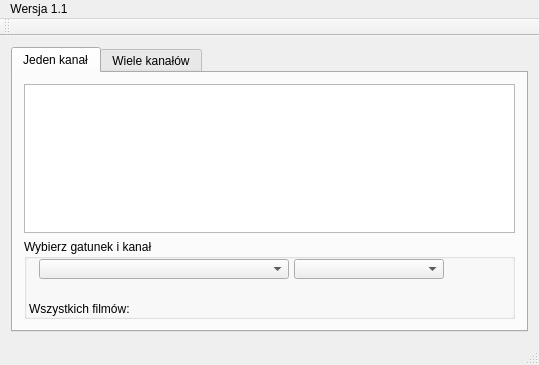
<?xml version="1.0" encoding="UTF-8"?>
<ui version="4.0">
 <class>MainWindow</class>
 <widget class="QMainWindow" name="MainWindow">
  <property name="geometry">
   <rect>
    <x>0</x>
    <y>0</y>
    <width>539</width>
    <height>365</height>
   </rect>
  </property>
  <property name="windowTitle">
   <string>QProgramTV</string>
  </property>
  <property name="windowIcon">
   <iconset>
    <normaloff>../../Desktop/cinema-slate_318-1957.jpg</normaloff>../../Desktop/cinema-slate_318-1957.jpg</iconset>
  </property>
  <widget class="QWidget" name="centralWidget">
   <layout class="QGridLayout" name="gridLayout">
    <item row="1" column="0">
     <widget class="QTabWidget" name="tabWidget">
      <property name="currentIndex">
       <number>0</number>
      </property>
      <widget class="QWidget" name="tab">
       <attribute name="icon">
        <iconset>
         <normaloff>../build-QProgramTV-Desktop_Qt_5_8_0_MSVC2015_32bit-Release/release/img/singleChannel.png</normaloff>../build-QProgramTV-Desktop_Qt_5_8_0_MSVC2015_32bit-Release/release/img/singleChannel.png</iconset>
       </attribute>
       <attribute name="title">
        <string>Jeden kanał</string>
       </attribute>
       <layout class="QGridLayout" name="gridLayout_2">
        <item row="0" column="0">
         <widget class="QTextBrowser" name="textBrowser">
          <property name="sizePolicy">
           <sizepolicy hsizetype="Expanding" vsizetype="Expanding">
            <horstretch>0</horstretch>
            <verstretch>0</verstretch>
           </sizepolicy>
          </property>
          <property name="html">
           <string notr="true">&lt;!DOCTYPE HTML PUBLIC &quot;-//W3C//DTD HTML 4.0//EN&quot; &quot;http://www.w3.org/TR/REC-html40/strict.dtd&quot;&gt;
&lt;html&gt;&lt;head&gt;&lt;meta name=&quot;qrichtext&quot; content=&quot;1&quot; /&gt;&lt;style type=&quot;text/css&quot;&gt;
p, li { white-space: pre-wrap; }
&lt;/style&gt;&lt;/head&gt;&lt;body style=&quot; font-family:'MS Shell Dlg 2'; font-size:8.25pt; font-weight:400; font-style:normal;&quot;&gt;
&lt;p style=&quot;-qt-paragraph-type:empty; margin-top:0px; margin-bottom:0px; margin-left:0px; margin-right:0px; -qt-block-indent:0; text-indent:0px;&quot;&gt;&lt;br /&gt;&lt;/p&gt;&lt;/body&gt;&lt;/html&gt;</string>
          </property>
         </widget>
        </item>
        <item row="1" column="0">
         <widget class="QGroupBox" name="groupBox">
          <property name="minimumSize">
           <size>
            <width>0</width>
            <height>80</height>
           </size>
          </property>
          <property name="title">
           <string>Wybierz gatunek i kanał</string>
          </property>
          <widget class="QComboBox" name="comboBox">
           <property name="geometry">
            <rect>
             <x>15</x>
             <y>20</y>
             <width>250</width>
             <height>20</height>
            </rect>
           </property>
           <property name="sizePolicy">
            <sizepolicy hsizetype="Minimum" vsizetype="Fixed">
             <horstretch>0</horstretch>
             <verstretch>0</verstretch>
            </sizepolicy>
           </property>
           <property name="minimumSize">
            <size>
             <width>250</width>
             <height>0</height>
            </size>
           </property>
           <property name="maximumSize">
            <size>
             <width>250</width>
             <height>16777215</height>
            </size>
           </property>
           <property name="whatsThis">
            <string>&lt;html&gt;&lt;head/&gt;&lt;body&gt;&lt;p&gt;Gatunki filmów&lt;/p&gt;&lt;/body&gt;&lt;/html&gt;</string>
           </property>
          </widget>
          <widget class="QComboBox" name="comboBox_2">
           <property name="geometry">
            <rect>
             <x>270</x>
             <y>20</y>
             <width>150</width>
             <height>20</height>
            </rect>
           </property>
           <property name="minimumSize">
            <size>
             <width>150</width>
             <height>0</height>
            </size>
           </property>
           <property name="maximumSize">
            <size>
             <width>150</width>
             <height>16777215</height>
            </size>
           </property>
          </widget>
          <widget class="QLabel" name="label">
           <property name="geometry">
            <rect>
             <x>5</x>
             <y>60</y>
             <width>170</width>
             <height>20</height>
            </rect>
           </property>
           <property name="text">
            <string>Wszystkich filmów:</string>
           </property>
          </widget>
          <widget class="QLabel" name="label_2">
           <property name="geometry">
            <rect>
             <x>5</x>
             <y>40</y>
             <width>170</width>
             <height>20</height>
            </rect>
           </property>
           <property name="text">
            <string/>
           </property>
          </widget>
         </widget>
        </item>
       </layout>
      </widget>
      <widget class="QWidget" name="tab_2">
       <attribute name="icon">
        <iconset>
         <normaloff>../build-QProgramTV-Desktop_Qt_5_8_0_MSVC2015_32bit-Release/release/img/multiChannel.png</normaloff>../build-QProgramTV-Desktop_Qt_5_8_0_MSVC2015_32bit-Release/release/img/multiChannel.png</iconset>
       </attribute>
       <attribute name="title">
        <string>Wiele kanałów</string>
       </attribute>
       <widget class="QGroupBox" name="groupBox_2">
        <property name="geometry">
         <rect>
          <x>10</x>
          <y>10</y>
          <width>481</width>
          <height>231</height>
         </rect>
        </property>
        <property name="title">
         <string>GroupBox</string>
        </property>
        <widget class="QComboBox" name="comboBox_3">
         <property name="geometry">
          <rect>
           <x>20</x>
           <y>30</y>
           <width>100</width>
           <height>22</height>
          </rect>
         </property>
        </widget>
        <widget class="QComboBox" name="comboBox_4">
         <property name="geometry">
          <rect>
           <x>20</x>
           <y>60</y>
           <width>100</width>
           <height>22</height>
          </rect>
         </property>
        </widget>
        <widget class="QComboBox" name="comboBox_5">
         <property name="geometry">
          <rect>
           <x>20</x>
           <y>90</y>
           <width>100</width>
           <height>22</height>
          </rect>
         </property>
        </widget>
       </widget>
      </widget>
     </widget>
    </item>
   </layout>
  </widget>
  <widget class="QMenuBar" name="menuBar">
   <property name="geometry">
    <rect>
     <x>0</x>
     <y>0</y>
     <width>539</width>
     <height>21</height>
    </rect>
   </property>
   <widget class="QMenu" name="menuWersja_1_0">
    <property name="title">
     <string>Wersja 1.1</string>
    </property>
   </widget>
   <addaction name="menuWersja_1_0"/>
  </widget>
  <widget class="QToolBar" name="mainToolBar">
   <attribute name="toolBarArea">
    <enum>TopToolBarArea</enum>
   </attribute>
   <attribute name="toolBarBreak">
    <bool>false</bool>
   </attribute>
  </widget>
  <widget class="QStatusBar" name="statusBar"/>
  <action name="actionWersja_1_0">
   <property name="text">
    <string>Wersja 1.0</string>
   </property>
  </action>
 </widget>
 <layoutdefault spacing="6" margin="11"/>
 <resources/>
 <connections/>
</ui>
